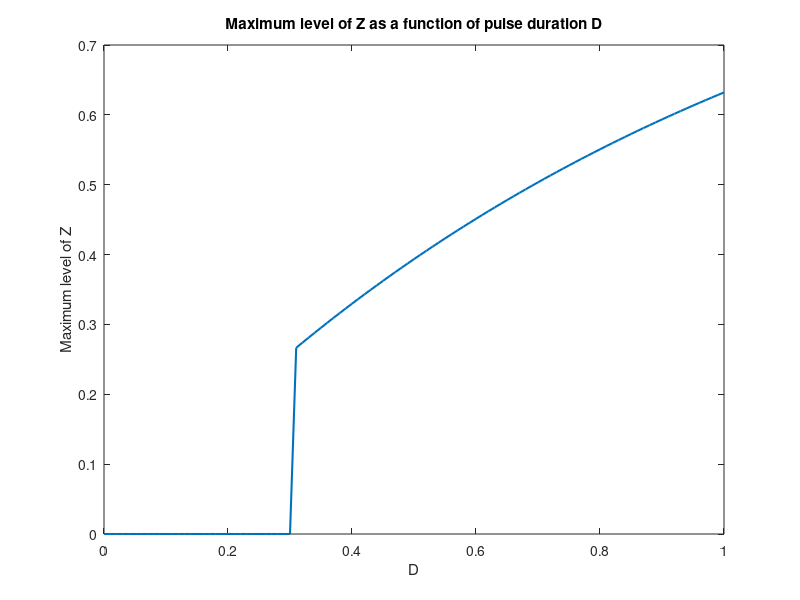
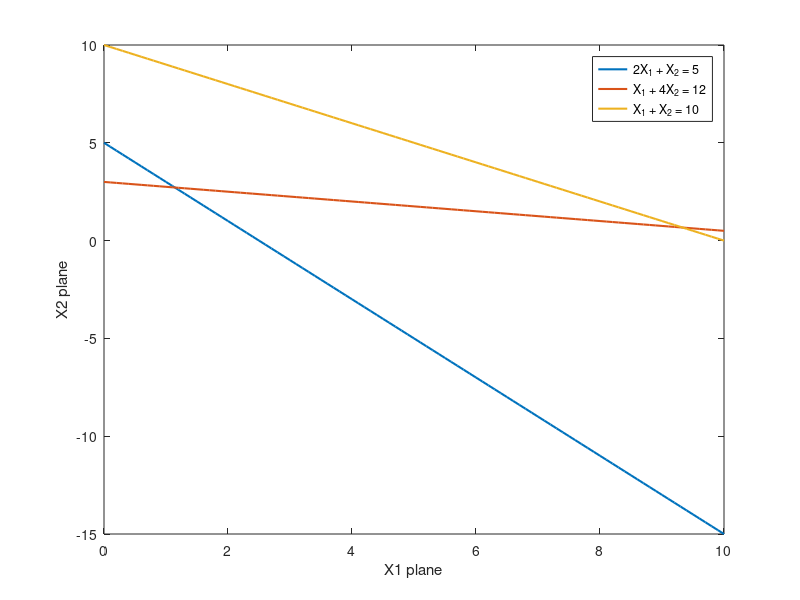

Write MATLAB code to recreate these figures, in order.
%% Question 2.3 

D = 0:0.01:1;
Kyz = 0.5;
Tyz = log10(1/(1-Kyz));
Z_max = zeros(1,101);

for i = 1:length(Z_max)
    
    % while D is shorter than minimal pulse needed
    if D(i) < Tyz
        Z_max(i) = 0;
    % while D is longer than minimal pulse needed
    else
        t = D(i);
        Z_max(i) = 1-exp(-t);   
    end
    
end

figure
plot(D, Z_max, 'LineWidth', 1.5);
title('Maximum level of Z as a function of pulse duration D');
xlabel('D');
ylabel('Maximum level of Z');

%% Question 5

x1 = 0:0.1:10;
x21 = 5 - 2*x1;
x22 = 3 - 0.25*x1;
x23 = 10 - x1;

figure
plot(x1, x21, 'LineWidth', 1.5);
hold on
plot(x1, x22, 'LineWidth', 1.5);
plot(x1, x23, 'LineWidth', 1.5);
legend('2X_1 + X_2 = 5','X_1 + 4X_2 = 12','X_1 + X_2 = 10')
xlabel('X1 plane');
ylabel('X2 plane');